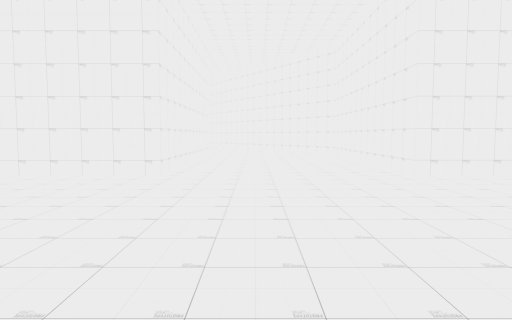
View 1 (above)

18 first-person views from a walk through a Unity game level. The camera is 1.3 m above the floor, tilts 4° down and sees 70° across. The floor is counted in squares, 2 m on a side. Each view is taken from the middle of a square. On the plan, view 1 faces up. The plan holds only what a view shows up to about 11 squares ahead; the rest is blank. The place goes on beyond the plan. The player character is not drawn.

View 2
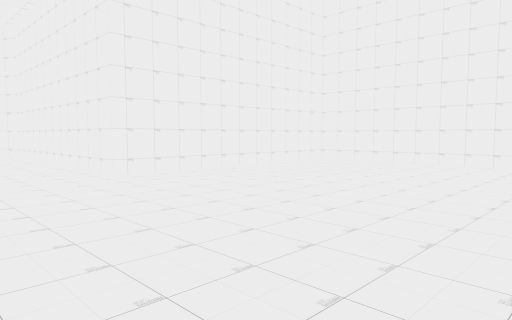

View 3
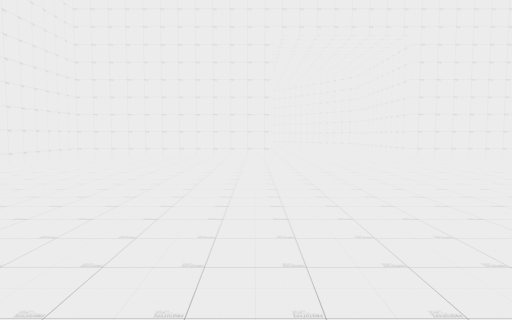

View 4
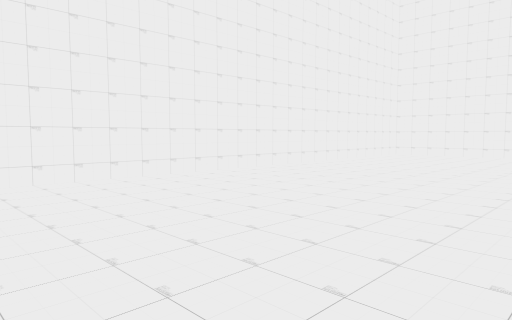

View 5
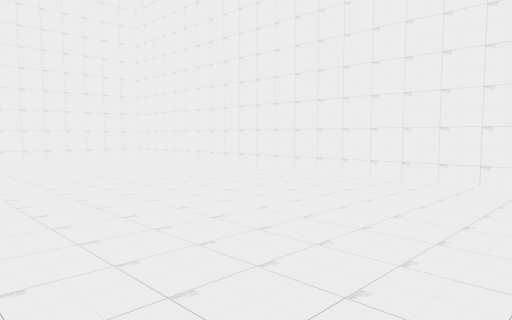

View 6
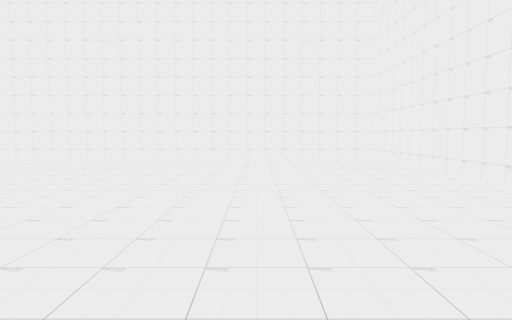

View 7
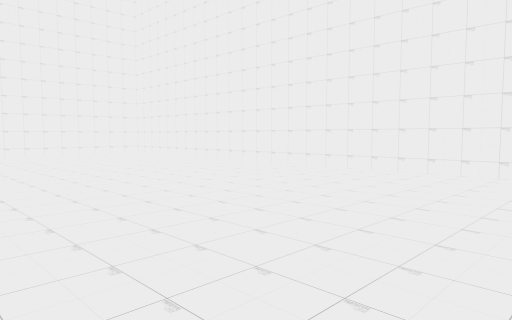

View 8
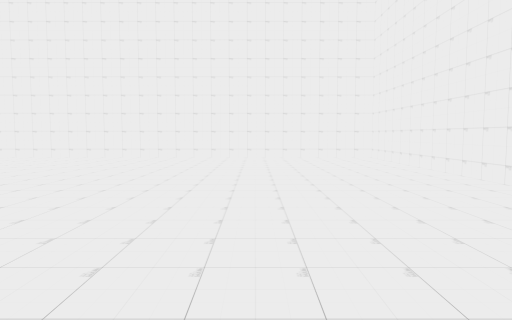

View 9
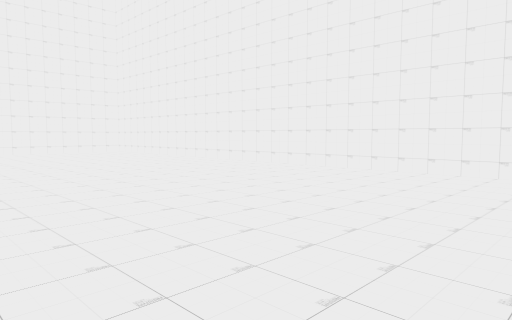

View 10
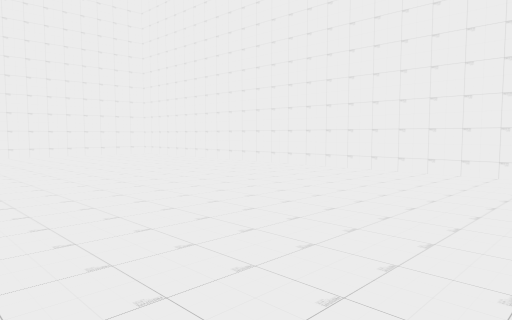

View 11
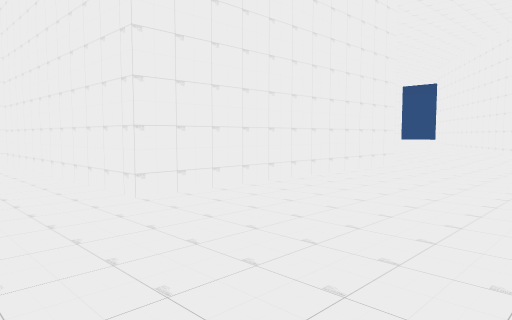

View 12
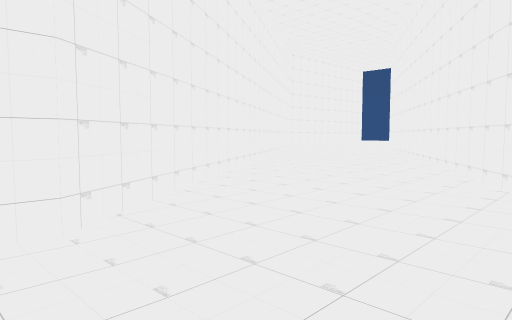

View 13
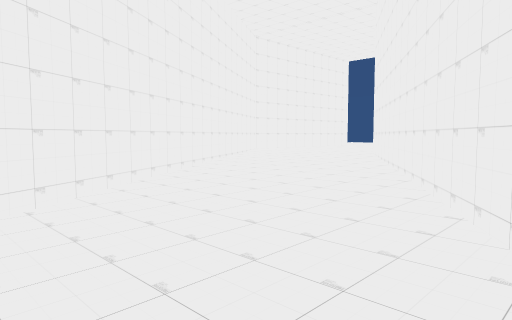

View 14
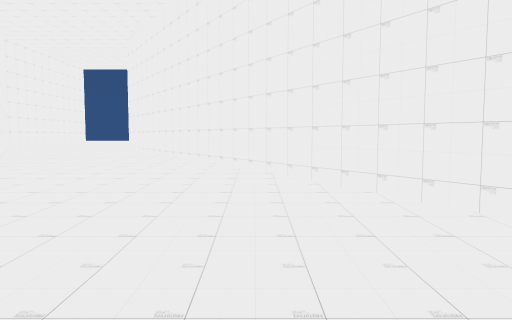

View 15
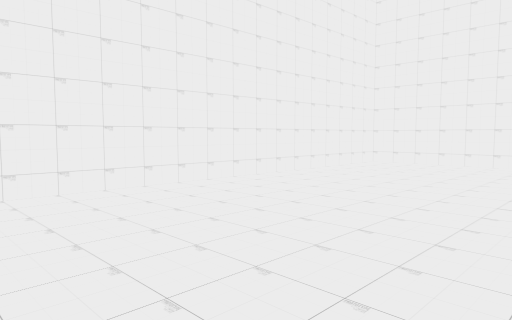

View 16
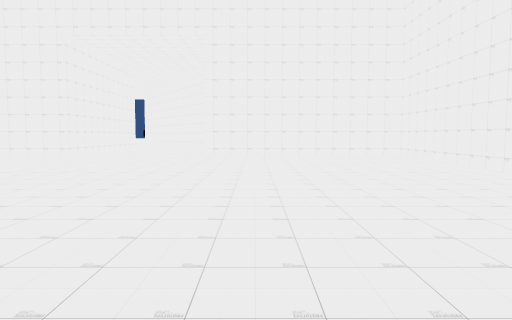

View 17
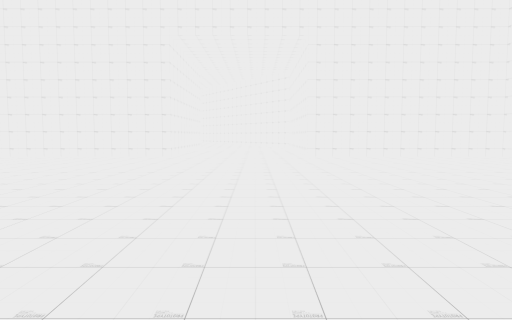

View 18
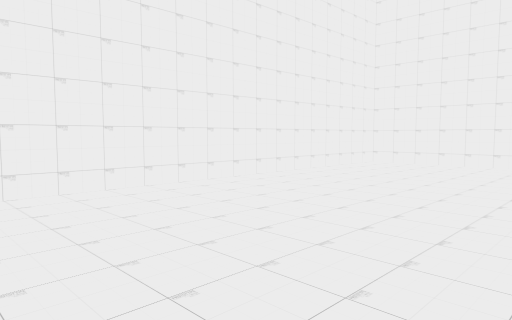

### Floor plan
Key: @ floor where view 1 was taken; # wall or solid block; . main floor; : floor 0.25 m higher than the main floor; + floor 0.5 m higher than the main floor.
Columns run from 8 left of view 1 to 9 right of it. Each row starts with its distance up from view 1.
 22 #+++##
 21 #++++##
 20 ##++++#
 19  #::::##
 18  ##::::#
 17   ##:::##
 16    #::::##
 15    ##::::#
 14     ##...##
 13      #....##
 12      ##....#
 11       #....#
 10       #....#
  9       #....#
  8       #....#
  7       #....#
  6 #######....#######
  5 #................#
  4 #................#
  3 #................#
  2 #................#
  1 #................#
  0 #.......@........#
 -1 #................#
 -2 #................#
 -3 #................#
 -4 #................#
 -5 #....... ........#
 -6 #................#
 -7 #................#
 -8 #................#
 -9 #................#
-10 #................#
-11 #................#
-12 ##################

Positions as (right, up) in squares from view 1, and headings:
1: (0, 0), facing up
2: (0, 0), facing up-right
3: (-2, -5), facing up
4: (-2, -6), facing up-left
5: (-2, -1), facing down-left
6: (-4, -1), facing down
7: (-4, -5), facing down-right
8: (-2, -8), facing right
9: (2, -8), facing up-right
10: (2, -6), facing up-right
11: (2, 4), facing up-left
12: (1, 11), facing up-left
13: (0, 14), facing up-left
14: (0, 10), facing up
15: (4, -3), facing down-right
16: (4, -5), facing up
17: (1, -5), facing up
18: (1, -7), facing down-left
